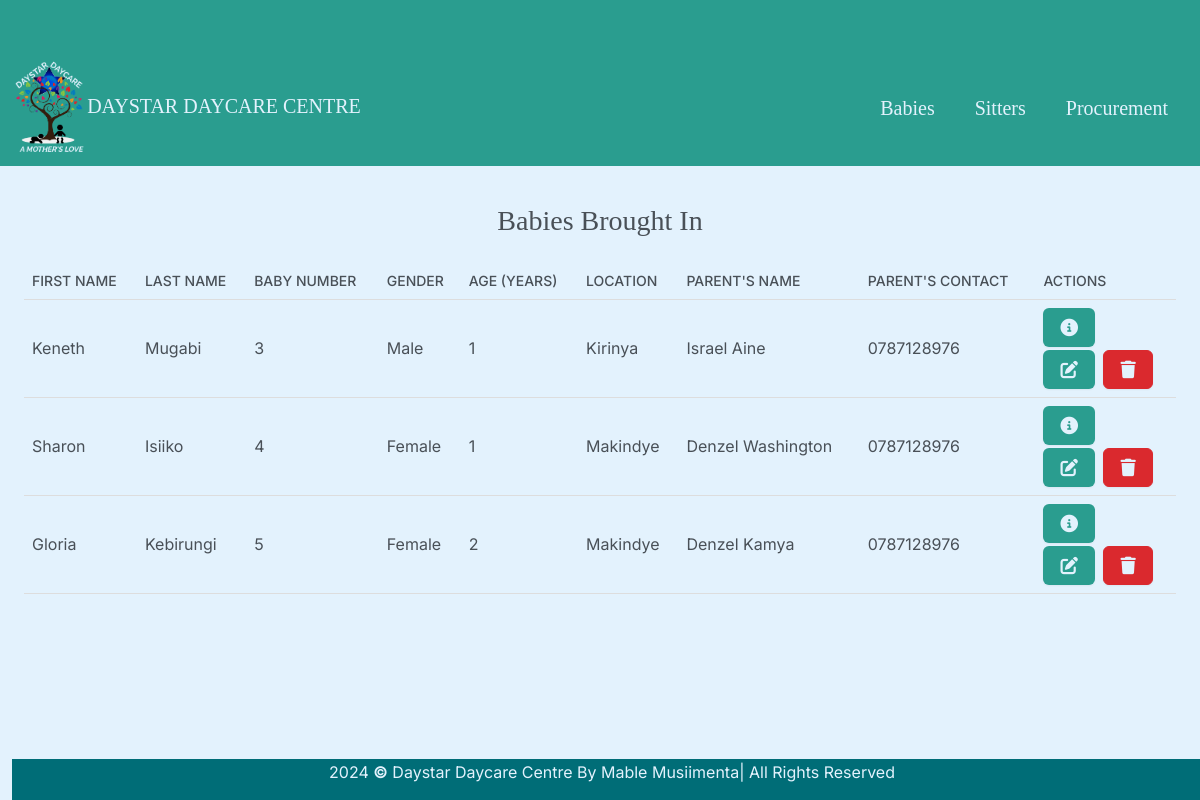
Page /baby/ on the earlier database version.
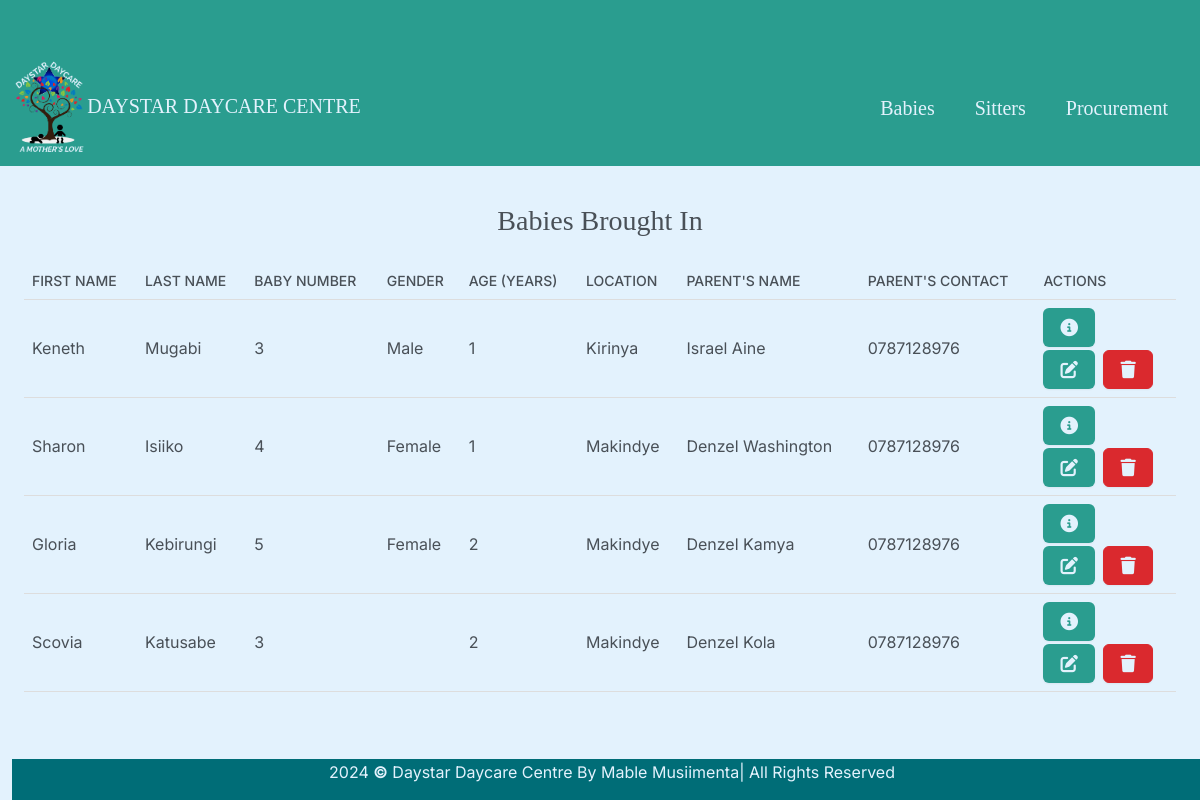
Same page on the later database version.
### daystarapp/models.py (models this page shows, shortened)
class Baby(models.Model):
    first_name = models.CharField(max_length=50, null=False)
    last_name = models.CharField(max_length=50, null=False)
    baby_number = models.CharField(max_length=4,null=False, default=0, validators=[validate_two_digit_integer, RegexValidator(regex=r'^\d{1,2}$', message='Value must be a two-digit integer')])
    gender = models.CharField(max_length=10, null=False, choices=GENDER)
    age = models.PositiveIntegerField()
    location = models.CharField(max_length=50, null=False)
    parent_name = models.CharField(max_length=50, null=False, validators=[validate_two_names])
    parent_contact = models.CharField(max_length=50, null=False, validators=[validate_phone_number])

### daystarapp/views.py (the view)
# urls.py: path("baby/", views.baby, name="baby"),
def baby(request):
    return render(request, "babies/baby.html", {"babies": Baby.objects.all()} )

### daystarapp/templates/babies/baby.html (shortened to what this page needs)
{% extends "babies/base.html" %}
{% block body %}
<div class="container-fluid" style="padding-top: 80px;">
    <h3 class="m-4" style="text-align: center; font-family:serif;">Babies Brought In</h3>
    <div class="row">
        <div class="col-12">
            {% if babies %}
                <div class="table-responsive">
                    <table>
                        <thead>
                            <tr>
                                <th scope="col">First Name</th>
                                <th scope="col">Last Name</th>
                                <th scope="col">Baby Number</th>
                                <th scope="col">Gender</th>
                                <th scope="col">Age (Years)</th>
                                <th scope="col">Location</th>
                                <th scope="col">Parent's Name</th>
                                <th scope="col">Parent's Contact</th>
                                <th scope="col">ACTIONS</th>
                            </tr>
                        </thead>
                        <tbody>
                            {% for baby in babies %}
                                <tr>
                                    <td>{{ baby.first_name }}</td>
                                    <td>{{ baby.last_name }}</td>
                                    <td>{{ baby.baby_number }}</td>
                                    <td>{{ baby.gender }}</td>
                                    <td>{{ baby.age }}</td>
                                    <td>{{ baby.location }}</td>
                                    <td>{{ baby.parent_name }}</td>
                                    <td>{{ baby.parent_contact}}</td>
                                    <td>
                                        <button type="button" class="btn me-1" href="{% url 'view_baby' baby.id %}" data-bs-toggle="modal" data-bs-target="#myModal{{baby.id}}" style="background-color: #2a9d8f; color:#e3f2fd; margin-bottom:3px;"></button><br>
                                        <a class="btn me-1" href="{% url 'edit' baby.id %}" style="background-color: #2a9d8f; color:#e3f2fd;">
                                        </a>
                                        <button type="button" class="btn btn-danger" data-bs-toggle="modal" data-bs-target="#delete{{baby.id}}" style="color: #e3f2fd;">
                                        </button>
                                    </td>
                                </tr>
                            {% endfor %}
                        </tbody>
                    </table>
                </div>
            {% else %}
                <h5 class="alert alert-primary ms-4 me-4">No Baby Records</h5>
            {% endif %}
        </div>
    </div>
</div>
{% endblock %}

Differences in the rows shown:
added Baby: first_name "Scovia", last_name "Katusabe", baby_number "3", age "2", location "Makindye", parent_name "Denzel Kola", parent_contact "0787128976"
